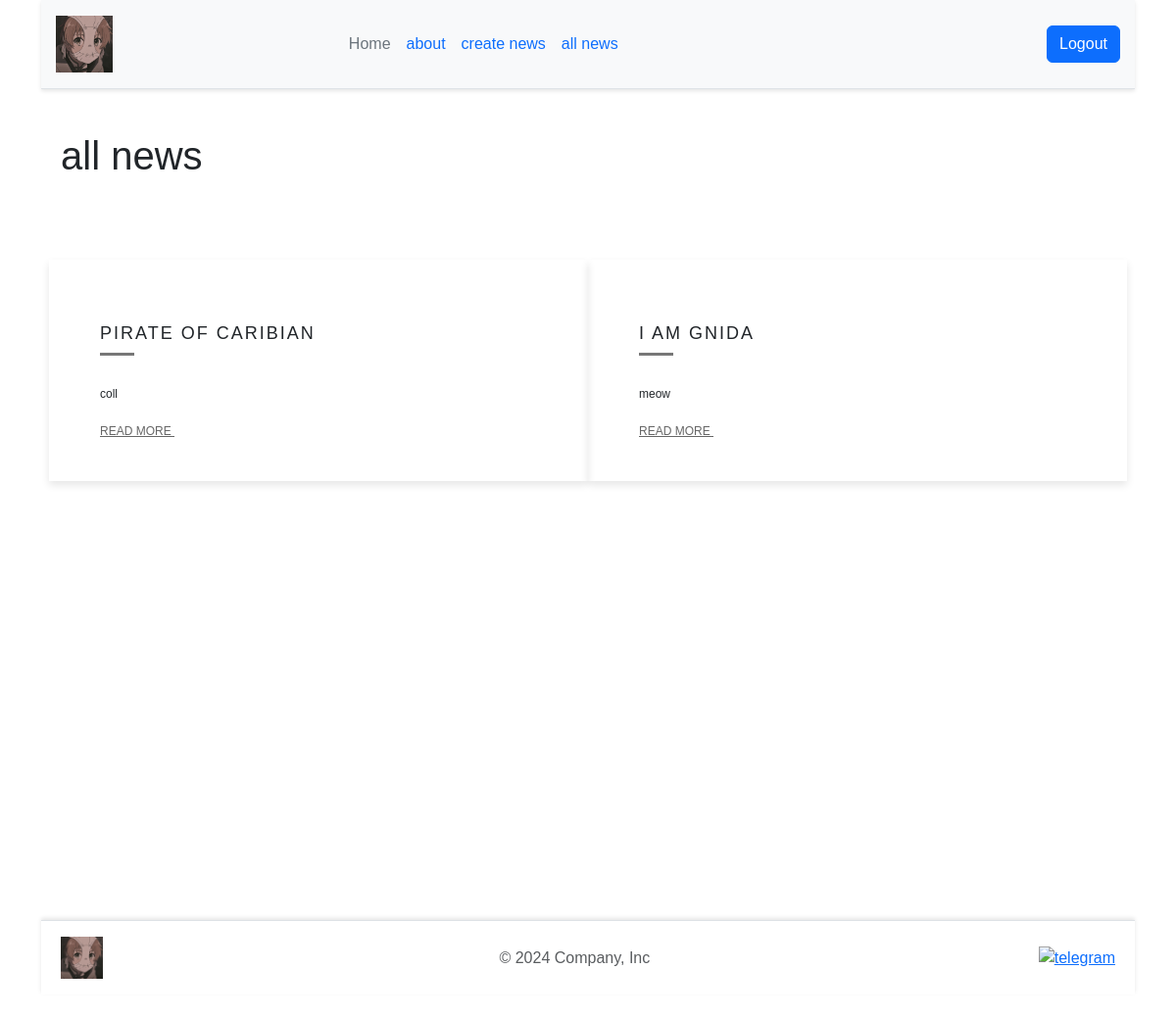
/posts (signed in), run on the app's committed database.
### app.py (models this page shows)
class Post(db.Model):
    id = db.Column(db.Integer, primary_key=True)
    title = db.Column(db.String(50), nullable=False)
    text = db.Column(db.Text, nullable=False)
    user_id = db.Column(db.Integer, db.ForeignKey('user.id'), nullable=False)
    user = db.relationship('User', backref=db.backref('posts', lazy=True))

### app.py (the view)
@app.route("/posts")
def posts():
    posts = Post.query.all()
    return render_template('posts.html', posts=posts)

### app.py (called while the page is built)
@login_manager.user_loader
def load_user(user_id):
    return User.query.get(int(user_id))

### templates/posts.html (shortened to what this page needs)
{%extends "base.html"%}
{% block main %}
<h1>all news</h1><br>
<div class="row">
    {% for post in posts %}
    <div class="col-md-6 item">
        <div class="item-in">
            <h4>{{ post.title }}</h4>
            <div class="seperator"></div>
            <p>{{ post.text }}</p>
            <a href="{{ url_for('post_detail', post_id=post.id) }}">Read More
            </a>
        </div>
    </div>
    {% endfor %}
</div>
{% endblock %}

### static/css/main.css (style rules this page uses)
* { margin: 0; padding: 0; box-sizing: border-box; }
html, body { height: 100%; }
body { margin: 0; display: flex; flex-direction: column; font-family: Arial, sans-serif; }
.row { padding: 50px 0; }
.seperator { margin-bottom: 30px; width: 35px; height: 3px; background: #777; border: none; }
.item { position: relative; margin-bottom: 30px; min-height: 1px; float: left; transition: background 0.3s ease, box-shadow 0.3s ease; box-shadow: 0 4px 8px rgba(0, 0, 0, 0.1); -webkit-backface-visibility: hidden; -webkit-tap-highlight-color: transparent; -webkit-touch-callout: none; -webkit-user-select: none; -moz-user-select: none; -ms-user-select: none; user-select: none; }
.item .item-in { background: #fff; padding: 40px; position: relative; }
.item .item-in::before { content: ""; position: absolute; bottom: 0px; height: 2px; width: 0%; background: #db1111; right: 0px; -webkit-transition: width 0.4s; transition: width 0.4s; }
.item h4 { font-size: 18px; margin-top: 25px; letter-spacing: 2px; text-transform: uppercase; }
.item p { font-size: 12px; }
.item a { font-family: 'Montserrat', sans-serif; font-size: 12px; text-transform: uppercase; color: #666666; margin-top: 10px; }

### data on the page
Post: title "PIRATE OF CARIBIAN", text "coll"
Post: title "I AM GNIDA", text "meow"
